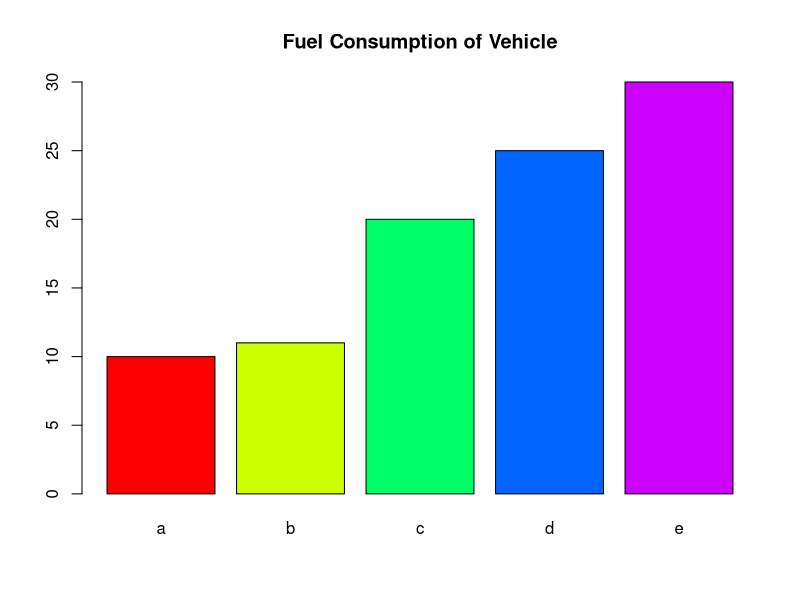
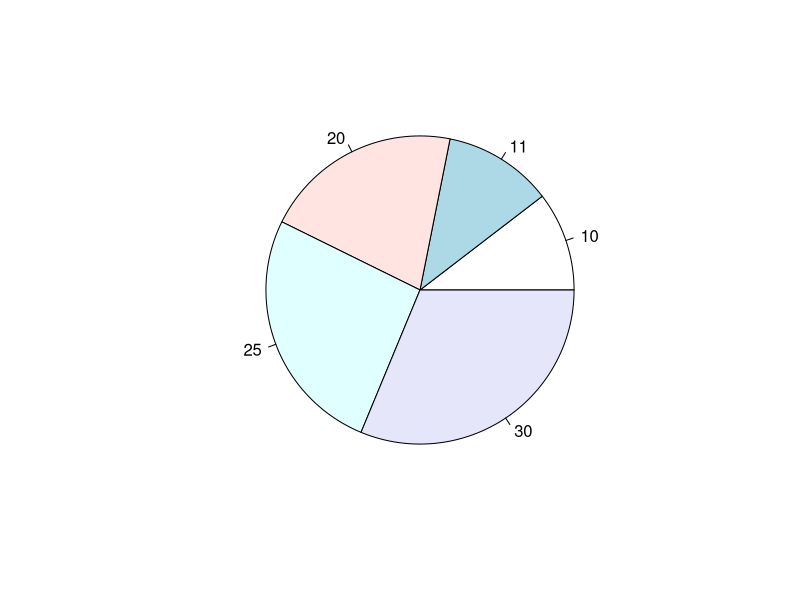
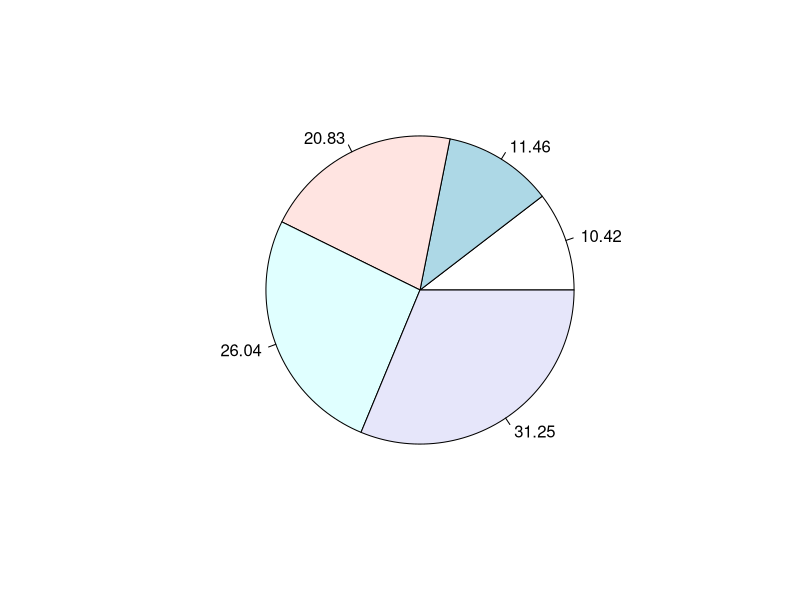
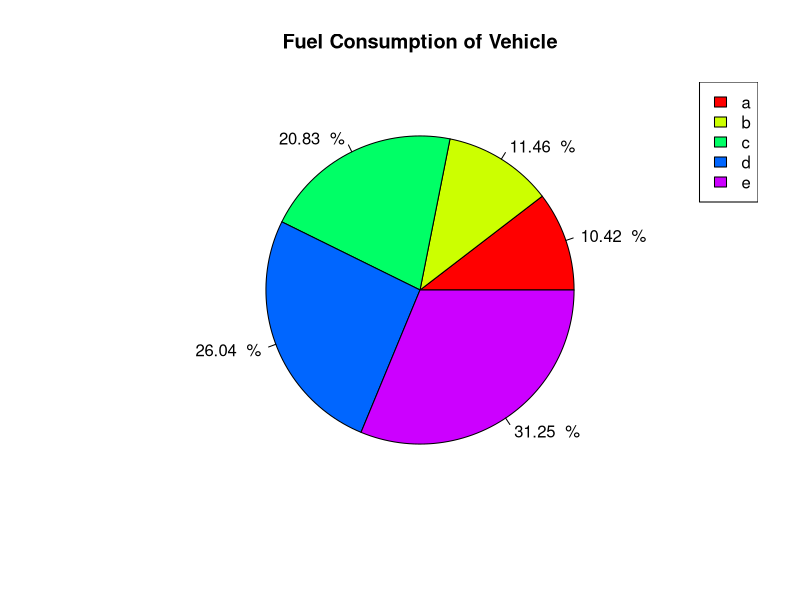
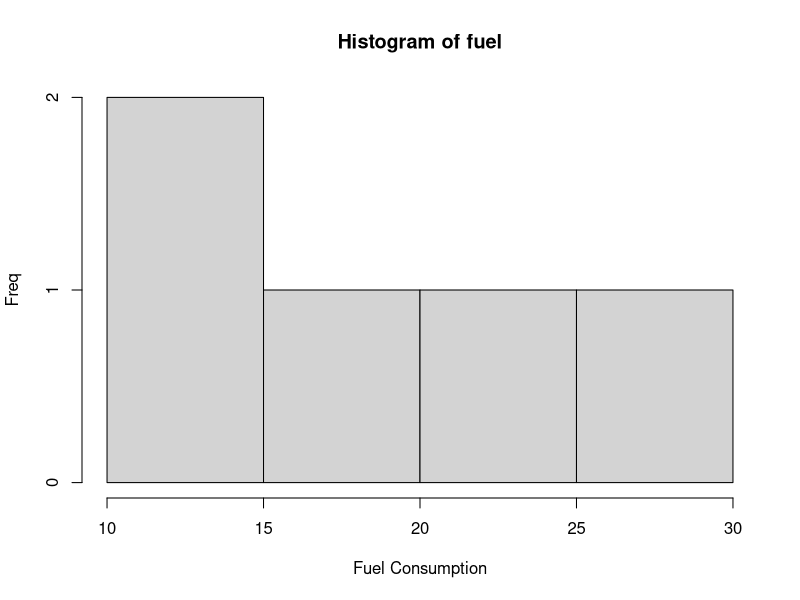
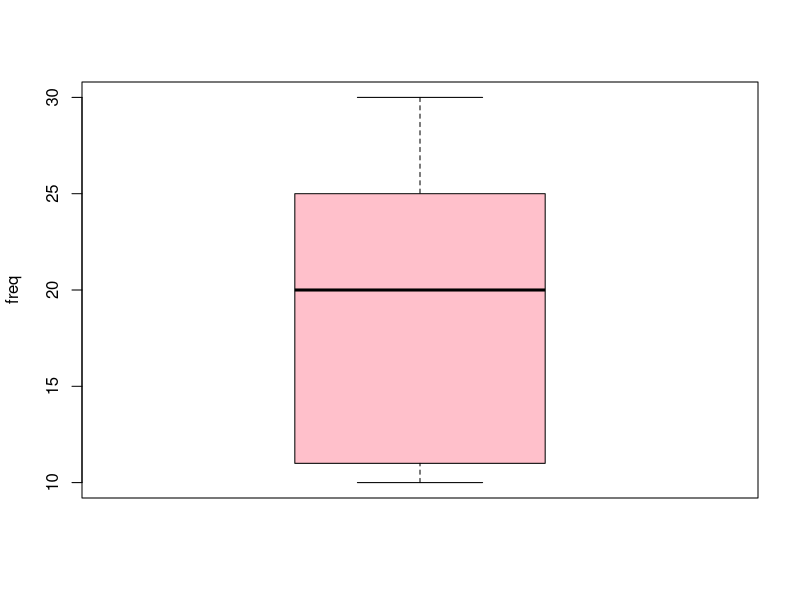
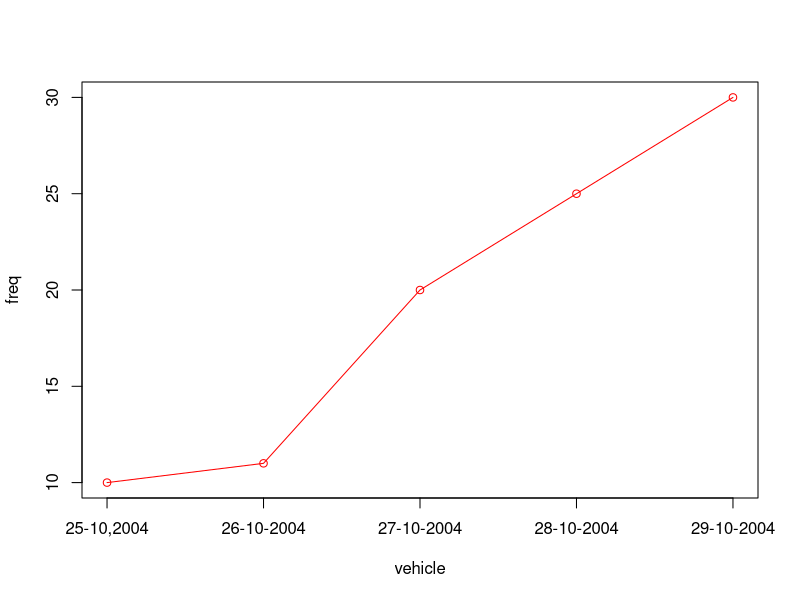

The R source for these figures, in order:
vehicle<-c("a","b","c","d","e")
fuel <- c(10,11,20,25,30)
date = c("25-10,2004", "26-10-2004", "27-10-2004", "28-10-2004", "29-10-2004")

barplot(fuel, names.arg = vehicle, main="Fuel Consumption of Vehicle", col = rainbow(length(fuel))) # rainbow itu bakal kasi warna beda beda, bisa lagnsung tembak mau berapa warna ato pake length(fuel) nanti dia kasi warna sesuai jumlah data kita
pie(fuel, labels=fuel)
percentage = round(fuel*100/sum(fuel), 2)
pie(percentage, labels = percentage)
pie(percentage, labels = paste(percentage, " %"), main="Fuel Consumption of Vehicle", col = rainbow(5))
legend("topright", vehicle, fill = rainbow(5))

hist(fuel, xlab = "Fuel Consumption", ylab = "Freq")

boxplot(fuel, ylab = "freq", col = "pink")

plot(fuel, type="o", col="red", xlab = "vehicle", ylab = "freq", xaxt = "n")
axis(1, at=1:5, date)